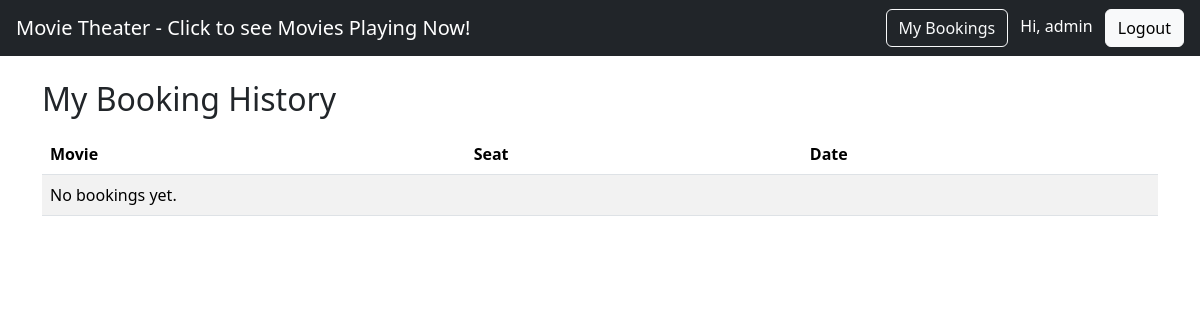
Before: /history/ (signed in) with the older database file.
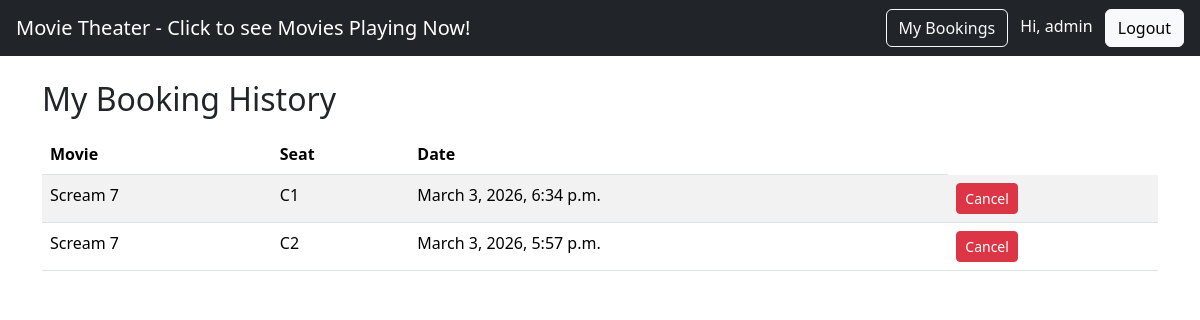
After: the same page with the newer database file.
### bookings/models.py (models this page shows, shortened)
class Booking(models.Model):
    movie = models.ForeignKey(Movie, on_delete=models.CASCADE, related_name="bookings")
    seat = models.ForeignKey(Seat, on_delete=models.CASCADE)
    user = models.ForeignKey(User, on_delete=models.CASCADE)
    booking_date = models.DateTimeField(auto_now_add=True)
    class Meta:
        constraints = [
            models.UniqueConstraint(fields=["movie", "seat"], name="unique_seat_per_movie")
        ]

class Movie(models.Model):
    title = models.CharField(max_length=200)
    description = models.TextField()
    release_date = models.DateField()
    duration = models.IntegerField()

class Seat(models.Model):
    seat_number = models.CharField(max_length=10)

### bookings/views.py (the view)
# urls.py: path("history/", views.booking_history_page, name="booking_history"),
@login_required
def booking_history_page(request):
    bookings = Booking.objects.filter(user=request.user).select_related("movie", "seat").order_by("-booking_date")
    return render(request, "bookings/booking_history.html", {"bookings": bookings})

### bookings/templates/bookings/booking_history.html (shortened to what this page needs)
{% extends "bookings/base.html" %}
{% block content %}
<h2 class="mb-3">My Booking History</h2>
<table class="table table-striped">
  <thead>
    <tr>
      <th>Movie</th>
      <th>Seat</th>
      <th>Date</th>
    </tr>
  </thead>
  <tbody>
    {% for b in bookings %}
    <tr>
      <td>{{ b.movie.title }}</td>
      <td>{{ b.seat.seat_number }}</td>
      <td>{{ b.booking_date }}</td>
      <td>
      <form method="post" action="{% url 'cancel_booking' b.id %}">
        <button class="btn btn-sm btn-danger" type="submit">Cancel</button>
      </form>
    </td>
    </tr>
    {% empty %}
    <tr><td colspan="4">No bookings yet.</td></tr>
    {% endfor %}
  </tbody>
</table>
{% endblock %}

Changed rows visible on the page:
added Booking: movie "Scream 7", seat.seat_number "C1", booking_date "March 3, 2026, 6:34 p.m."
added Booking: movie "Scream 7", seat.seat_number "C2", booking_date "March 3, 2026, 5:57 p.m."
Other visible differences:
text no longer shown: "No bookings yet."
